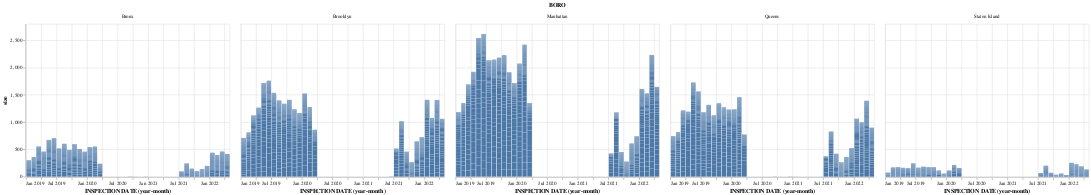

Write notebook code for a chart like this one.
### Code cell
alt.Chart(rests_by_date).mark_bar().encode(
    x ="yearmonth(INSPECTION DATE)",
    y="size",
    facet="BORO",
)

### Figure 1 — Vega-Lite specification as saved in the notebook (floating-point values rounded to 4 significant figures; data arrays with more than 128 entries replaced by an {"elided": "..."} marker saying what was removed)
{"config": {"view": {"continuousWidth": 400, "continuousHeight": 300}}, "data": {"name": "data-02353728cfa50b2868a4fc46eee318cc"}, "mark": "bar", "encoding": {"facet": {"field": "BORO", "type": "nominal"}, "x": {"field": "INSPECTION DATE", "timeUnit": "yearmonth", "type": "temporal"}, "y": {"field": "size", "type": "quantitative"}}, "$schema": "https://vega.github.io/schema/vega-lite/v4.17.0.json", "datasets": {"data-02353728cfa50b2868a4fc46eee318cc": {"elided": "5861 records"}}}
